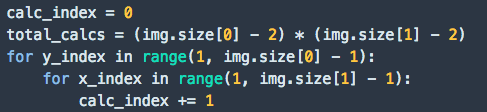
#> input picture ValeImageProcessingDev/data/test.png, 487 x 112 px
$ python basic_kernel.py
#> lines starting #> are read from the running program, lines starting #| are printed output that depends on the picture
#> further down, im is the input picture: PIL image 487x112 RGBA; mean R, G, B, A 59.1, 70.7, 81.6, 255
from PIL import Image
import itertools
from math import pi, exp
import numpy as np

def get_gaussian_kernel(kernel_size, sd):
    """
    Create a gaussian kernel with the given size and standard deviation
    """
#> called with kernel_size = 3, sd = 3
    kernel = [[float(1.0/2 * sd**2 * pi) for j in range(kernel_size)] for i in range(kernel_size)]

    kernel_x = 0
    kernel_y = 0
    kernel_midpoint = int((kernel_size - 1) / 2)
    for x in range(-kernel_midpoint, kernel_midpoint + 1):
        for y in range(-kernel_midpoint, kernel_midpoint + 1):
            numerator = -1.0 * float(x**2 + y**2)
            denominator = 2.0 * sd
            kernel[kernel_x][kernel_y] = exp(numerator/denominator)
            kernel_y += 1
        kernel_y = 0
        kernel_x += 1

    return kernel

def get_mean_blur_kernel(kernel_size):
    """
    Create a mean blur kernel given a size
    """
    kernel = [[1 for j in range(kernel_size)] for i in range(kernel_size)]

    return kernel

def convolute(img, kernel):
    """
    Apply a blur to an image
    """
    kernel_sum = sum(itertools.chain.from_iterable(kernel))
    kernel_size = len(kernel) // 2

    img_map = img.load()
    blurred_img = img.copy()

    calc_index = 0
    total_calcs = (img.size[0] - (2 * kernel_size)) * (img.size[1] - (2 * kernel_size))
#> total_calcs = 53350
    for y_index in range(kernel_size, img.size[0] - kernel_size):
        for x_index in range(kernel_size, img.size[1] - kernel_size):
            calc_index += 1
            print("Percent Complete: " + str(100 * float(calc_index) / float(total_calcs)))

            component_sum = np.zeros(3)
            for outer_index in range(len(kernel)):
                for inner_index in range(len(kernel)):
                    component_sum += np.array(img_map[y_index + inner_index - kernel_size, x_index + outer_index - kernel_size][:3])

            component_sum = component_sum // kernel_sum
            component_sum_list = component_sum.tolist()
            for index in range(len(component_sum_list)):
                component_sum_list[index] = int(component_sum_list[index])

            blurred_img.putpixel([y_index, x_index], tuple(component_sum_list))
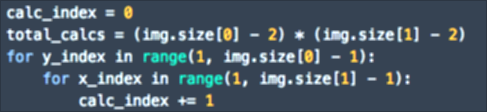
#> blurred_img: PIL image 487x112 RGBA; mean R, G, B, A 72.6, 87.3, 100.6, 255
#> after the loop, calc_index = 53350

    return blurred_img

im = Image.open("data/test.png")
convolute(im, get_gaussian_kernel(3,3)).show()
#convolute(im, get_mean_blur_kernel(2)).show()
